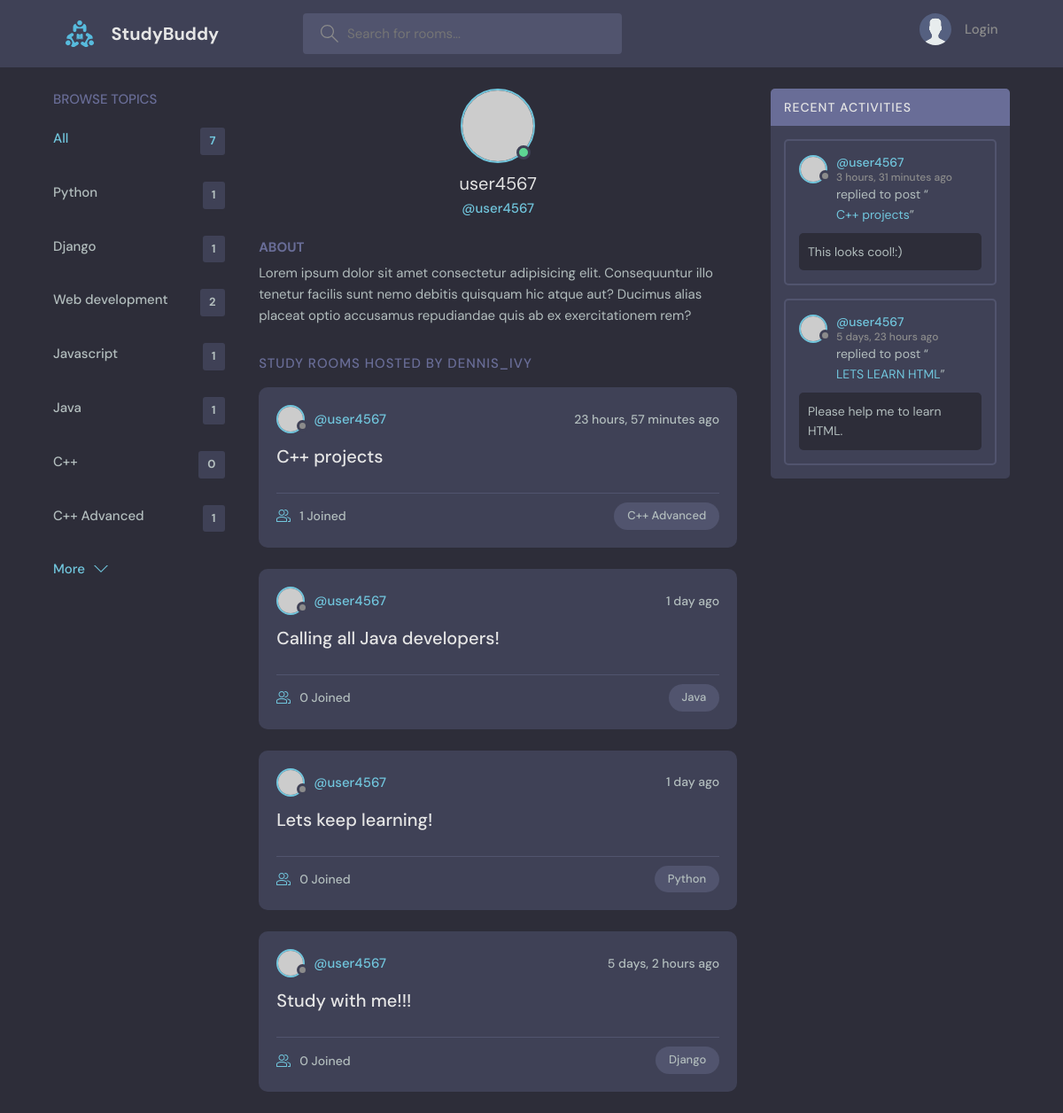
The page /profile/4/ on the database its author committed.
### base/models.py (models this page shows, shortened)
class Topic(models.Model):
    name = models.CharField(max_length=200)

class Room(models.Model):
    host = models.ForeignKey(User, on_delete=models.SET_NULL, null=True)
    topic = models.ForeignKey(Topic, on_delete=models.SET_NULL, null=True) # When the room is deleted, topic is set to null
    name = models.CharField(max_length=200)
    description = models.TextField(null=True, blank=True)
    participants = models.ManyToManyField(User, related_name='participants', blank=True)
    updated = models.DateTimeField(auto_now=True)
    created = models.DateTimeField(auto_now_add=True)
    class Meta:
        ordering = ['-updated', '-created']
    def __str__(self):
        return str(self.name)

class Message(models.Model): # every room has its own message
    user = models.ForeignKey(User, on_delete=models.CASCADE)
    room = models.ForeignKey(Room, on_delete=models.CASCADE)
    body = models.TextField()
    updated = models.DateTimeField(auto_now=True)
    created = models.DateTimeField(auto_now_add=True)
    class Meta:
        ordering = ['-updated', '-created']

### base/views.py (the view)
# urls.py: path('profile/<str:pk>/', views.userProfile, name='UserProfile'),
def userProfile(request, pk):
    user = User.objects.get(id=pk)
    rooms = user.room_set.all()
    room_messages = user.message_set.all()
    topics = Topic.objects.all()
    context = {'user':user, 'rooms':rooms, 'room_messages':room_messages, 'topics':topics}
    return render(request, 'base/profile.html', context)

### base/templates/base/profile.html (shortened to what this page needs)
{% extends 'main.html' %}
{% block content %}
  <main class="profile-page layout layout--3">
    <div class="container">
      {% include 'base/topics_component.html' %}
      <div class="roomList">
        <div class="profile">
          <div class="profile__avatar">
            <div class="avatar avatar--large active">
              <img src="https://randomuser.me/api/portraits/men/11.jpg" />
            </div>
          </div>
          <div class="profile__info">
            <h3>{{user.username}}</h3>
            <p>@{{user.username}}</p>
          </div>
          <div class="profile__about">
            <h3>About</h3>
            <p>
              Lorem ipsum dolor sit amet consectetur adipisicing elit. Consequuntur illo tenetur
              facilis sunt nemo debitis quisquam hic atque aut? Ducimus alias placeat optio
              accusamus repudiandae quis ab ex exercitationem rem?
            </p>
          </div>
        </div>
        <div class="roomList__header">
          <div>
            <h2>Study Rooms Hosted by dennis_ivy</a>
            </h2>
          </div>
        </div>
        {% include 'base/feed_component.html' %}
      </div>
      {% include 'base/activity_component.html' %}
    </div>
  </main>
{% endblock content %}

### base/templates/base/topics_component.html
<div class="topics">
  <div class="topics__header">
    <h2>Browse Topics</h2>
  </div>
  <ul class="topics__list">
    <li>
      <a href="{% url 'home' %}" class="active">All <span>{{topics.count}}</span></a>
    </li>
    {% for topic in topics %}
    <li>
      <a href="{% url 'home' %}?q={{topic.name}}">{{topic.name}}<span>{{topic.room_set.all.count}}</span></a>
    </li>
    {% endfor %}
  </ul>
  <a class="btn btn--link" href="topics.html">
    More
    <svg version="1.1" xmlns="http://www.w3.org/2000/svg" width="32" height="32" viewBox="0 0 32 32">
      <title>chevron-down</title>
      <path d="M16 21l-13-13h-3l16 16 16-16h-3l-13 13z"></path>
    </svg>
  </a>
</div>

### base/templates/base/feed_component.html (shortened to what this page needs)
{% for room in rooms %}
<div class="roomListRoom">
    <div class="roomListRoom__header">
      <a href="{% url 'UserProfile' room.host.id %}" class="roomListRoom__author">
        <div class="avatar avatar--small">
          <img src="https://randomuser.me/api/portraits/women/11.jpg" />
        </div>
        <span>@{{room.host.username}}</span>
      </a>
      <div class="roomListRoom__actions">
        <span>{{room.created|timesince}} ago</span>
      </div>
    </div>
    <div class="roomListRoom__content">
      <a href="{% url 'room' room.id %}">{{room.name}}</a>
    </div>
    <div class="roomListRoom__meta">
      <a href="{% url 'room' room.id %}" class="roomListRoom__joined">
        {{room.participants.all.count}} Joined
      </a>
      <p class="roomListRoom__topic">{{room.topic.name}}</p>
    </div>
</div>
{% endfor %}

### base/templates/base/activity_component.html (shortened to what this page needs)
<div class="activities">
    <div class="activities__header">
      <h2>Recent Activities</h2>
    </div>
    {% for message in room_messages %}
    <div class="activities__box">
      <div class="activities__boxHeader roomListRoom__header">
        <a href="{%url 'UserProfile' message.user.id %}"class="roomListRoom__author">
          <div class="avatar avatar--small">
            <img src="https://randomuser.me/api/portraits/women/11.jpg" />
          </div>
          <p>
            @{{message.user}}
            <span>{{message.created|timesince}} ago</span>
          </p>
        </a>
      </div>
      <div class="activities__boxContent">
        <p>replied to post “<a href="{% url 'room' message.room.id%}">{{message.room}}</a>”</p>
        <div class="activities__boxRoomContent">
            {{message.body}}
        </div>
      </div>
    </div>
    {% endfor %}
</div>

### rows shown on the page
Topic: name "Python", room_set.all.count "1"
Topic: name "Django", room_set.all.count "1"
Topic: name "Web development", room_set.all.count "2"
Topic: name "Javascript", room_set.all.count "1"
Topic: name "Java", room_set.all.count "1"
Topic: name "C++", room_set.all.count "0"
Topic: name "C++ Advanced", room_set.all.count "1"
Room: host.username "user4567", created "23 hours, 57 minutes", name "C++ projects", participants.all.count "1", topic.name "C++ Advanced"
Room: host.username "user4567", created "1 day", name "Calling all Java developers!", participants.all.count "0", topic.name "Java"
Room: host.username "user4567", created "1 day", name "Lets keep learning!", participants.all.count "0", topic.name "Python"
Room: host.username "user4567", created "5 days, 2 hours", name "Study with me!!!", participants.all.count "0", topic.name "Django"
Message: user "user4567", created "3 hours, 31 minutes", room "C++ projects", body "This looks cool!:)"
Message: user "user4567", created "5 days, 23 hours", room "LETS LEARN HTML", body "Please help me to learn HTML."

### other values the page prints
{{ topics.count }} "7"
{{ user.username }} "user4567"
